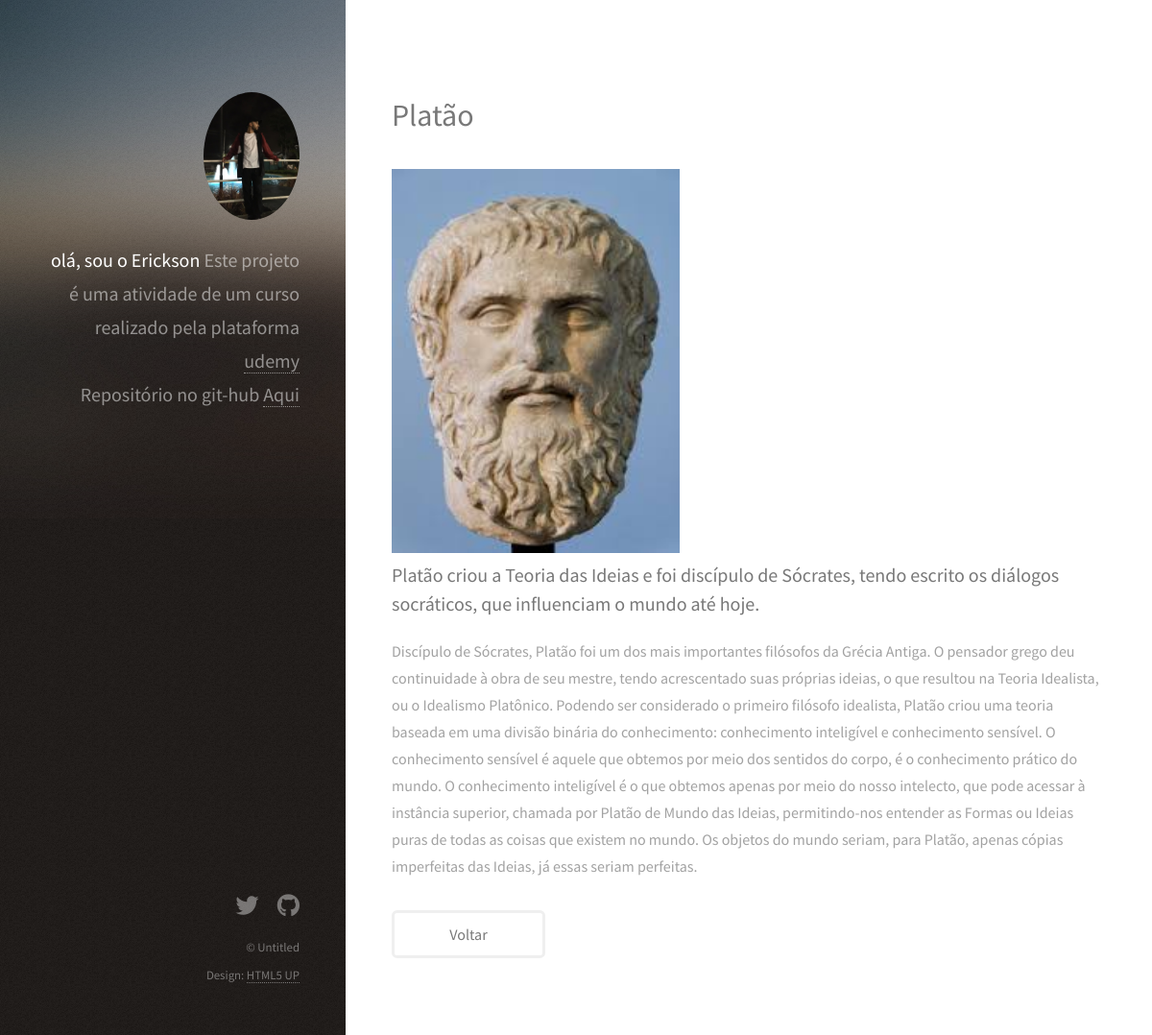
/post/6, run on the app's committed database.
### website/models.py (models this page shows, shortened)
class Post(models.Model):
    title = models.CharField(max_length=100)
    sub_title = models.CharField(max_length=255)
    content = models.TextField()
    cetegories = models.CharField(
        max_length=2,
        choices=Categorias.choices,
        default=Categorias.GR,
    )
    approved = models.BooleanField(default=True)
    imagem = models.ImageField(upload_to='posts', null=True, blank=True)
    def full_name(self):
        return f"{self.title} {self.sub_title}"
    full_name.admin_order_field = 'title'

### website/views.py (the view)
# urls.py: path('post/<int:id>', post_detail, name='post_detail'),
def post_detail(request, id):
    post = Post.objects.get(id=id)
    return render(request, 'post_detail.html', {'post': post})

### website/templates/post_detail.html (shortened to what this page needs)
{% load static %}
<!DOCTYPE HTML>
<html>
	<head>
		<link rel="stylesheet" href="{% static 'assets/css/main.css' %}" />
	</head>
	<body class="is-preload">
			<header id="header">
				<div class="inner">
					<a href="#" class="image avatar"><img src="{% static 'images/avatar1.jpg' %}" alt="" /></a>
					<h1><strong>olá, sou o Erickson</strong>
						Este projeto é uma atividade de um curso realizado pela plataforma <a href="https://www.udemy.com/course/web-sites-django-3/">udemy</a><br /></h1>
					<h1 >Repositório no git-hub <a href="https://github.com/Erickson-lopes-dev">Aqui</a></h1>
				</div>
			</header>
			<div id="main">
					<section id="one">
						<header class="major">
							<h2>{{ post.title }}</h2>
							<img src="{{ post.imagem.url }}" alt="" height="400" width="300" align="center">
                            <h3>{{ post.sub_title }}</h3>
						</header>
						<p>
							{{ post.content }}
						</p>
						<ul class="actions">
							<li><a href="{% url 'posts' %}" class="button">Voltar</a></li>
						</ul>
					</section>
			<footer id="footer">
				<div class="inner">
					<ul class="icons">
						<li><a href="https://twitter.com/erickson_lds" class="icon brands fa-twitter"><span class="label">Twitter</span></a></li>
						<li><a href="https://github.com/Erickson-lopes-dev" class="icon brands fa-github"><span class="label">Github</span></a></li>
					</ul>
					<ul class="copyright">
						<li>&copy; Untitled</li><li>Design: <a href="http://html5up.net">HTML5 UP</a></li>
					</ul>
				</div>
			</footer>
	</body>
</html>

### data on the page
Post: title "Platão", imagem (picture), sub_title "Platão criou a Teoria das Ideias e foi discípulo de Sócrates, tendo escrito os diálogos socráticos, que influenciam o mundo até hoje.", content "Discípulo de Sócrates, Platão foi um dos mais importantes filósofos da Grécia Antiga. O pensador grego deu continuidade à obra de seu mestre, tendo acrescentado suas próprias ideias, o que resultou na Teoria Idealista, ou o Idealismo Platônico. Podendo ser considerado o primeiro filósofo idealista, Platão criou uma teoria baseada em uma divisão binária do conhecimento: conhecimento inteligível e conhecimento sensível. O conhecimento sensível é aquele que obtemos por meio dos sentidos do corpo, é o conhecimento prático do mundo. O conhecimento inteligível é o que obtemos apenas por meio do nosso intelecto, que pode acessar à instância superior, chamada por Platão de Mundo das Ideias,…"
